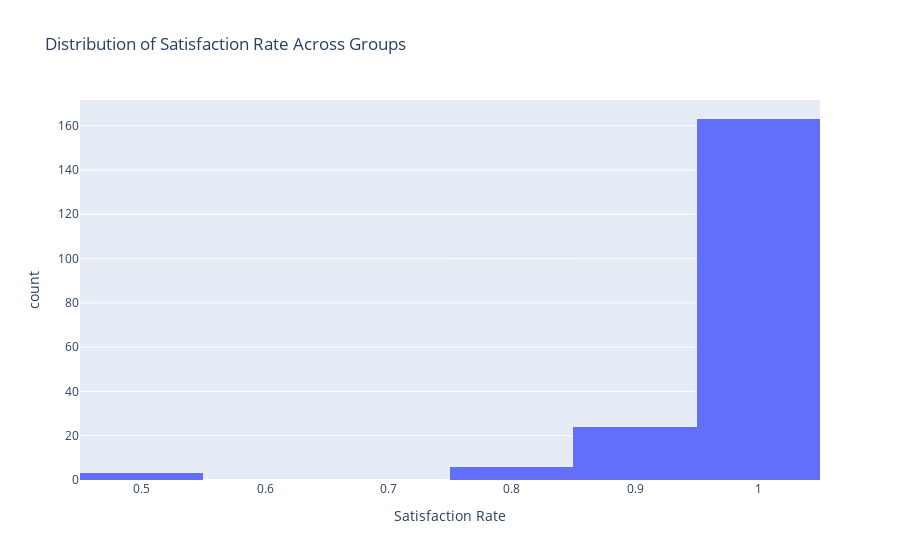

The notebook cell saved with this chart:
### Code cell
import pandas as pd
from tqdm import tqdm
import plotly.express as px

# Assuming `individual_ratings_df` is already defined and contains "GroupID", "UserID", "WineID", and "Rating".

# Schritt 1: Definieren eines Schwellenwerts für Zufriedenheit
satisfaction_threshold = 4.0  # Alle Bewertungen >= 4.0 werden als zufriedenstellend betrachtet

# Schritt 2: Berechnung der Satisfaction Rate für jede Gruppe
satisfaction_rate_per_group = []

# Berechnung der Satisfaction Rate mit `groupby`
for group_id, group_df in individual_ratings_df.groupby('GroupID'):
    # Berechne die Anzahl der zufriedenen Bewertungen (Rating >= threshold)
    satisfied_count = group_df[group_df['Rating'] >= satisfaction_threshold].shape[0]
    
    # Gesamtzahl der Bewertungen für diese Gruppe
    total_count = group_df.shape[0]
    
    # Berechne die Satisfaction Rate, wenn Bewertungen vorhanden sind
    satisfaction_rate = satisfied_count / total_count if total_count > 0 else None
    
    # Speichern der Satisfaction Rate für die aktuelle Gruppe
    satisfaction_rate_per_group.append((group_id, satisfaction_rate))

# Schritt 3: Umwandeln der Liste in einen DataFrame
satisfaction_rate_df = pd.DataFrame(satisfaction_rate_per_group, columns=["GroupID", "SatisfactionRate"])

# Schritt 4: Histogramm erstellen, um die Verteilung der Satisfaction Rate pro Gruppe anzuzeigen
fig = px.histogram(satisfaction_rate_df, x='SatisfactionRate',
                   nbins=10,  # Anzahl der Bins im Histogramm (z.B. 10 für 0-1 in 0.1-Schritten)
                   labels={'SatisfactionRate': 'Satisfaction Rate'},
                   title='Distribution of Satisfaction Rate Across Groups')

# Interaktives Histogramm anzeigen
fig.show()

### Figure 1 — Plotly figure (JSON) as saved in the notebook; plotly's stock layout.template omitted (floating-point values rounded to 4 significant figures; data arrays with more than 128 entries replaced by an {"elided": "..."} marker saying what was removed)
{"data": [{"alignmentgroup": "True", "bingroup": "x", "hovertemplate": "Satisfaction Rate=%{x}<br>count=%{y}<extra></extra>", "legendgroup": "", "marker": {"color": "#636efa", "pattern": {"shape": ""}}, "name": "", "nbinsx": 10, "offsetgroup": "", "orientation": "v", "showlegend": false, "type": "histogram", "x": {"elided": "196 float values"}, "xaxis": "x", "yaxis": "y"}], "layout": {"barmode": "relative", "legend": {"tracegroupgap": 0}, "title": {"text": "Distribution of Satisfaction Rate Across Groups"}, "xaxis": {"anchor": "y", "domain": [0, 1], "title": {"text": "Satisfaction Rate"}}, "yaxis": {"anchor": "x", "domain": [0, 1], "title": {"text": "count"}}}}
